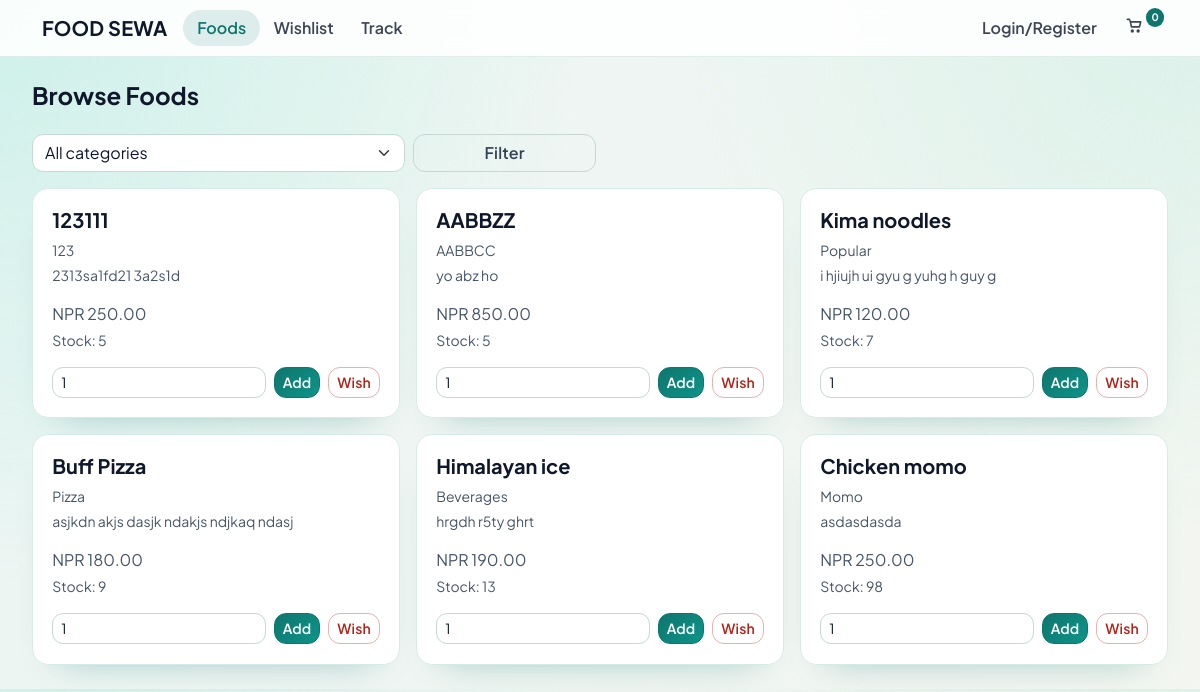
Page /user/foods.php on the committed database.
### tables this page shows
CREATE TABLE `foods` (
  `id` bigint UNSIGNED NOT NULL,
  `category_id` bigint UNSIGNED NOT NULL,
  `name` varchar(140) NOT NULL,
  `description` text,
  `price` decimal(10,2) NOT NULL,
  `stock_qty` int NOT NULL DEFAULT '0',
  `image_path` varchar(255) DEFAULT NULL,
  `status` enum('ACTIVE','DISABLED') NOT NULL DEFAULT 'ACTIVE',
  `created_at` timestamp NOT NULL DEFAULT CURRENT_TIMESTAMP
);

CREATE TABLE `categories` (
  `id` bigint UNSIGNED NOT NULL,
  `name` varchar(120) NOT NULL,
  `status` enum('ACTIVE','DISABLED') NOT NULL DEFAULT 'ACTIVE',
  `created_at` timestamp NOT NULL DEFAULT CURRENT_TIMESTAMP
);

### components/db.php (called while the page is built, shortened)
<?php
if (!function_exists('db')) {
    function db(): mysqli
    {
        static $connection = null;
        if ($connection instanceof mysqli) {
            return $connection;
        }
        $connection = new mysqli(DB_HOST, DB_USER, DB_PASS, DB_NAME, DB_PORT);
        $connection->set_charset('utf8mb4');
        return $connection;
    }
}

### components/functions.php (called while the page is built, shortened)
<?php
if (!function_exists('active_foods')) {
    function active_foods(?int $categoryId = null): array
    {
        if ($categoryId) {
            $stmt = db()->prepare('SELECT f.id, f.name, f.description, f.price, f.stock_qty, f.image_path, c.name AS category_name
                FROM foods f
                INNER JOIN categories c ON c.id = f.category_id
                WHERE f.status = ? AND c.status = ? AND f.category_id = ?
                ORDER BY f.id DESC');
            $activeA = 'ACTIVE';
            $activeB = 'ACTIVE';
            $stmt->bind_param('ssi', $activeA, $activeB, $categoryId);
        } else {
            $stmt = db()->prepare('SELECT f.id, f.name, f.description, f.price, f.stock_qty, f.image_path, c.name AS category_name
                FROM foods f
                INNER JOIN categories c ON c.id = f.category_id
                WHERE f.status = ? AND c.status = ?
                ORDER BY f.id DESC');
            $activeA = 'ACTIVE';
            $activeB = 'ACTIVE';
            $stmt->bind_param('ss', $activeA, $activeB);
        }
        $stmt->execute();
        return $stmt->get_result()->fetch_all(MYSQLI_ASSOC);
    }
}

### components/helpers.php (called while the page is built, shortened)
<?php
if (!function_exists('e')) {
    function e(?string $value): string
    {
        return htmlspecialchars((string) $value, ENT_QUOTES | ENT_SUBSTITUTE, 'UTF-8');
    }
}
if (!function_exists('money')) {
    function money(float $amount): string
    {
        return number_format($amount, 2, '.', '');
    }
}

### user/foods.php (the view, shortened to what this page needs)
<?php
$categoryId = isset($_GET['category']) ? (int) $_GET['category'] : null;
$foods = active_foods($categoryId ?: null);
require __DIR__ . '/header.php';
?>
<div class="row g-2 mb-4">
    <div class="col-12"><h1 class="h4 mb-0">Browse Foods</h1></div>
</div>
<form class="row g-2 mb-3">
    <div class="col-md-4">
        <select name="category" class="form-select">
            <option value="">All categories</option>
        </select>
    </div>
    <div class="col-md-2"><button class="btn btn-outline-secondary w-100">Filter</button></div>
</form>
<div class="row g-3">
    <?php foreach ($foods as $food): ?>
        <div class="col-md-4">
            <div class="card h-100">
                <div class="card-body">
                    <h5 class="card-title"><?= e($food['name']) ?></h5>
                    <p class="small text-muted mb-1"><?= e($food['category_name']) ?></p>
                    <p class="small"><?= e((string) $food['description']) ?></p>
                    <p class="mb-1">NPR <?= e(money((float) $food['price'])) ?></p>
                    <p class="small text-muted mb-3">Stock: <?= (int) $food['stock_qty'] ?></p>
                    <div class="d-flex gap-2">
                        <form method="post" class="d-flex gap-2 flex-grow-1">
                            <input type="number" name="qty" class="form-control form-control-sm" min="1" value="1">
                            <button class="btn btn-sm btn-primary">Add</button>
                        </form>
                        <form method="post">
                            <button class="btn btn-sm btn-outline-danger">Wish</button>
                        </form>
                    </div>
                </div>
            </div>
        </div>
    <?php endforeach; ?>
</div>
</main>
</body>
</html>

### assets/css/user-theme.css (style rules this page uses)
:root { --fm-user-primary: #0f766e; --fm-user-primary-soft: #ccfbf1; --fm-user-accent: #f59e0b; --fm-user-text: #0f172a; --fm-user-muted: #475569; --fm-user-bg: #f3f9f8; --fm-user-surface: #ffffff; --fm-user-border: #d6ebe8; --fm-user-shadow: 0 20px 35px -28px rgba(15, 118, 110, 0.45); }
body.user-app { --bs-primary: var(--fm-user-primary); --bs-primary-rgb: 15, 118, 110; --bs-body-color: var(--fm-user-text); --bs-body-bg: var(--fm-user-bg); --bs-border-color: var(--fm-user-border); position: relative; font-family: "Plus Jakarta Sans", sans-serif; background: radial-gradient(circle at 0% 0%, #d4f5ee 0, transparent 42%), radial-gradient(circle at 100% 0%, #ddf5f0 0, transparent 38%), var(--fm-user-bg); color: var(--fm-user-text); }
body.user-app::before { content: ""; position: fixed; inset: 0; background-image: linear-gradient(120deg, rgba(15, 118, 110, 0.03), rgba(245, 158, 11, 0.03)); pointer-events: none; z-index: -1; }
.user-app h1, .user-app h2, .user-app h3, .user-app h4, .user-app h5, .user-app h6 { color: var(--fm-user-text); font-weight: 700; }
.user-app p, .user-app small, .user-app .text-muted { color: var(--fm-user-muted) !important; }
.user-app .card, .user-app .modal-content { border-radius: 16px; border: 1px solid var(--fm-user-border); background: var(--fm-user-surface); box-shadow: var(--fm-user-shadow); }
.user-app .card .card-body, .user-app .modal-content .modal-body { padding: 1.2rem; }
.user-app .card, .user-app .alert { animation: fmUserFadeUp 0.42s ease both; }
.user-app .btn { border-radius: 12px; font-weight: 600; letter-spacing: 0.01em; }
.user-app .btn-primary { border-color: var(--fm-user-primary); background: linear-gradient(135deg, #0f766e, #0d9488); box-shadow: 0 12px 24px -18px rgba(15, 118, 110, 0.9); }
.user-app .btn-outline-danger { border-color: rgba(180, 35, 24, 0.35); color: #b42318; }
.user-app .btn-outline-secondary { border-color: #c6d7d4; color: #334155; }
.user-app .form-control, .user-app .form-select { border-color: #c5d9d5; border-radius: 11px; color: var(--fm-user-text); background-color: #fff; }

### rows in the picture
foods: name "123111", category.name "123", description "2313sa1fd21 3a2s1d", price "250.00", stock_qty "5"
foods: name "AABBZZ", category.name "AABBCC", description "yo abz ho", price "850.00", stock_qty "5"
foods: name "Kima noodles", category.name "Popular", description "i hjiujh ui gyu g yuhg h guy g", price "120.00", stock_qty "7"
foods: name "Buff Pizza", category.name "Pizza", description "asjkdn akjs dasjk ndakjs ndjkaq ndasj", price "180.00", stock_qty "9"
foods: name "Himalayan ice", category.name "Beverages", description "hrgdh r5ty ghrt", price "190.00", stock_qty "13"
foods: name "Chicken momo", category.name "Momo", description "asdasdasda", price "250.00", stock_qty "98"

### other values in the picture
$summary['count'] "0"
